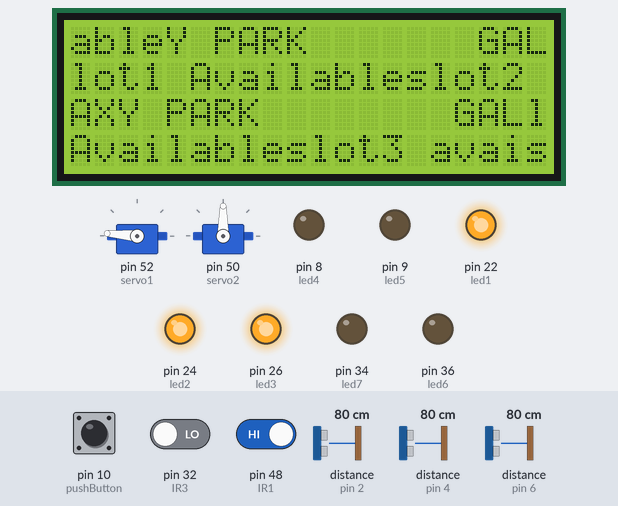
Simulated run of this sketch. Board: Arduino Mega 2560, built with avr-gcc and run on an emulated ATmega2560. On the bench: 2 × servo, 20×4 character LCD, output pins drawn as LEDs (lit = HIGH). Wiring (inferred from the names in the program): 3 × ultrasonic range finder: trigger pin 3, echo pin 2 / trigger pin 5, echo pin 4 / trigger pin 7, echo pin 6. Inputs (shaded band) come from the test bench; at power-on: pin 32 (IR3) LOW, pin 48 (IR1) HIGH, distance to the obstacle (sensors on pin 2, pin 4, pin 6) 80 cm, pin 10 (pushButton) LOW. The echo pulse lasts 58.3 µs per cm; pins used as bus, display or sensor lines are not drawn; what the sketch prints to the serial monitor is not drawn.

Above: at 1.3 s.
1.4 s: pin 32 (IR3) driven HIGH
At 2.2 s:
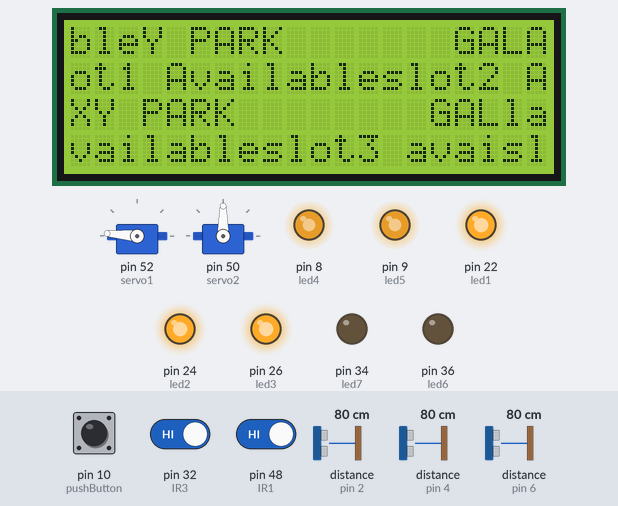
4.4 s: pin 48 (IR1) driven LOW
At 6.2 s:
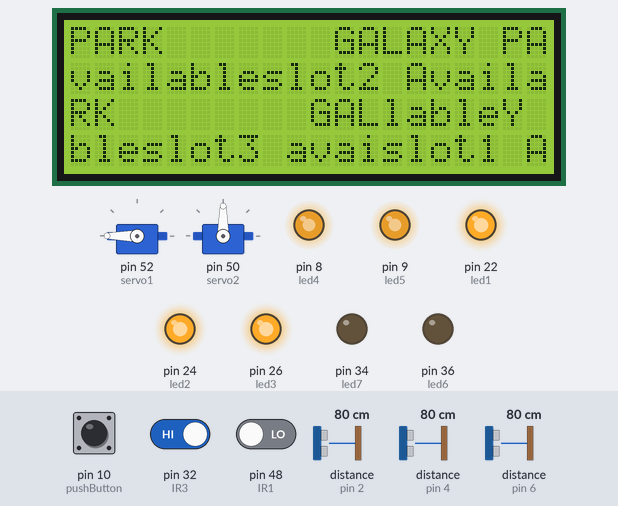
7.4 s: distance to the obstacle (sensor on pin 2) set to 11 cm
9.4 s: distance to the obstacle (sensor on pin 2) set to 8 cm
At 10.6 s:
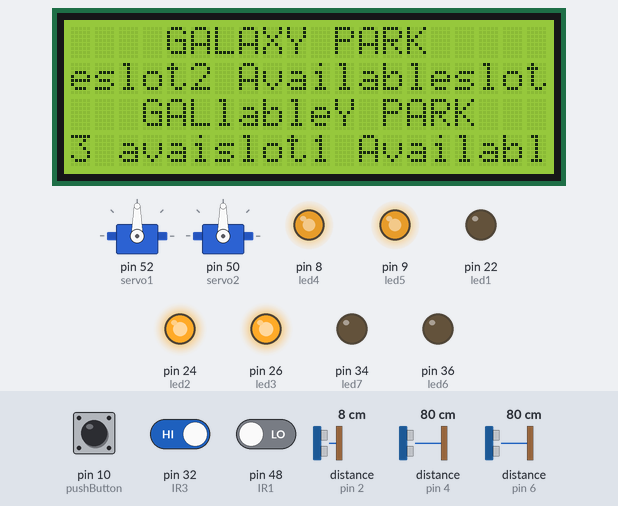
12.4 s: distance to the obstacle (sensor on pin 4) set to 11 cm
13.9 s: distance to the obstacle (sensor on pin 4) set to 8 cm
At 17.3 s:
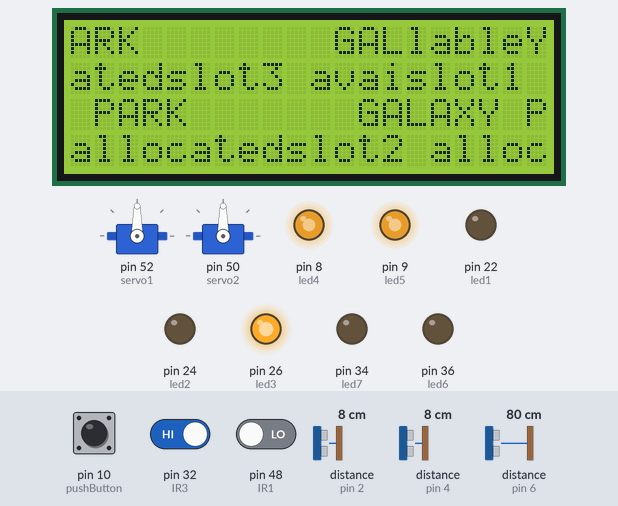
Timing chart, 0 to 17.9 s (numbered marks = the images above; inputs shaded):
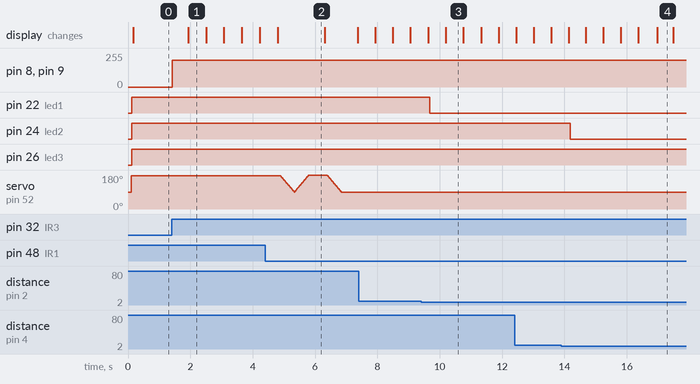

The sketch:

SmartParking.ino
```cpp
# include <Servo.h>
# include <LiquidCrystal_I2C.h>
LiquidCrystal_I2C lcd(0x27,20,4);
Servo servo1;//name your objects
Servo servo2;

//pin declaration
int pushButton=10;
int led1=22;
int led2=24;
int led3 =26;
int led4=8;
int led5=9;
int led6=36;
int led7=34;
int IR1=48;
int IR2=46;
int IR3=32;
int IR4=28;
int trigpin1=3;
int echopin1=2;
int trigpin2=5;
int echopin2=4;
int trigpin3=7;
int echopin3=6;

//variable declaration
int distance1,distance2,distance3,duration;
int IR1state,IR2state,IR3state,IR4state;
int count=0;
int state,slot1,slot2,slot3,slots;
int Bstate;
int Pstate1=0, Pstate2=0, Pstate3=0 ,parkingState;
int Cstate1, Cstate2, Cstate3;
int lstate1,lstate2,lstate3,lstate4,Tstate;


void setup() {
  // put your setup code here, to run once:
  Serial.begin(9600);//initializing serial communication giving band rate of 9600
  servo1.attach(52);//attaching to respective pin
  servo2.attach(50);
 lcd.init();
 lcd.backlight();
 lcd.setCursor(0,0);
 lcd.print("GALAXY PARK       GALAXY PARK        GALAXY PARK  ");

 // initialization of pin as output/input
  pinMode(led1,OUTPUT);
  pinMode(led2,OUTPUT);
  pinMode(led3,OUTPUT);
  pinMode(led4,OUTPUT);
  pinMode(led5,OUTPUT);
  pinMode(led6,OUTPUT);
  pinMode(led7,OUTPUT);
  pinMode(IR1,INPUT);
  pinMode(IR2, INPUT);
  pinMode(IR3,INPUT);
  pinMode(IR4, INPUT);
  pinMode(trigpin1,OUTPUT);
  pinMode(echopin1,INPUT);
  pinMode(trigpin2,OUTPUT);
  pinMode(echopin2,INPUT);
  pinMode(trigpin3,OUTPUT);
  pinMode(echopin3,INPUT);
  pinMode(pushButton,INPUT);
  //servo position that write when the program start
  servo1.write(175);
  servo2.write(90);

}


void ultrasonic1(){
   // Clears the trigPin condition
  digitalWrite(trigpin1, LOW);
  delayMicroseconds(2);
  // Sets the trigPin HIGH (ACTIVE) for 10 microseconds
  digitalWrite(trigpin1, HIGH);
  delayMicroseconds(10);
  digitalWrite(trigpin1, LOW);
  // Reads the echoPin, returns the sound wave travel time in microseconds
  duration = pulseIn(echopin1, HIGH);
  // Calculating the distance
  distance1 = duration * 0.034 / 2; // Speed of sound wave divided by 2 (go and back)
  // Displays the distance on the Serial Monitor
  //Serial.print("Distance1: ");
  //Serial.print(distance1);
  //Serial.println(" cm");

  }
  void ultrasonic2(){
   // Clears the trigPin condition
  digitalWrite(trigpin2, LOW);
  delayMicroseconds(2);
  // Sets the trigPin HIGH (ACTIVE) for 10 microseconds
  digitalWrite(trigpin2, HIGH);
  delayMicroseconds(10);
  digitalWrite(trigpin2, LOW);
  // Reads the echoPin, returns the sound wave travel time in microseconds
  duration = pulseIn(echopin2, HIGH);
  // Calculating the distance
  distance2 = duration * 0.034 / 2; // Speed of sound wave divided by 2 (go and back)
  // Displays the distance on the Serial Monitor
  //Serial.print("Distance2: ");
  //Serial.print(distance2);
  //Serial.println(" cm");

  }
    void ultrasonic3(){
   // Clears the trigPin condition
  digitalWrite(trigpin3, LOW);
  delayMicroseconds(2);
  // Sets the trigPin HIGH (ACTIVE) for 10 microseconds
  digitalWrite(trigpin3, HIGH);
  delayMicroseconds(10);
  digitalWrite(trigpin3, LOW);
  // Reads the echoPin, returns the sound wave travel time in microseconds
  duration = pulseIn(echopin3, HIGH);
  // Calculating the distance
  distance3 = duration * 0.034 / 2; // Speed of sound wave divided by 2 (go and back)
  // Displays the distance on the Serial Monitor
  //Serial.print("Distance3: ");
  //Serial.print(distance3);
  //Serial.println(" cm");

    }


void IRstate(){
  IR1state=digitalRead(IR1);
  IR2state=digitalRead(IR2);
  IR3state=digitalRead(IR3);
  IR4state=digitalRead(IR4);
 Serial.print("IR1state=  ");
  Serial.println(IR1state);
  Serial.print("IR2state=   ");
  Serial.println(IR2state);
  Serial.print("IR3state=  ");
  Serial.println(IR3state);
  Serial.print("IR4state=   ");
  Serial.println(IR4state);


  }
  void entrance(){

     IR1state=digitalRead(IR1);
     Serial.print( "IR1state=");
     Serial.println( IR1state);
     IR3state=digitalRead(IR3);
    Serial.print( "IR3state=");
     Serial.println( IR3state);
    Serial.print( "lstate=");
          Serial.println( lstate1);
         Serial.print( "lstate2=");
         Serial.println( lstate2);

   if (IR1state == 0 && lstate1==0 ){
     for (int b=180;b >=90;b--){
      servo1.write(b);
      Serial.print(b);
      delay(5);

      }
    Serial.print("********");
      lstate1 = 1;
   }

        while( IR3state == 0){
        Serial.print("in while loop");
         lstate2 = 1;
          IR3state=digitalRead(IR3);
        }


   if (lstate1==1  && lstate2==1 && IR3state==1 ){
     for (int b=90;b <=180;b++){
      servo1.write(b);
      //Serial.print(b);
      delay(5);
      }
      lstate1=0;
      lstate2=0;
   }

   }


    void exitt(){

     IR2state=digitalRead(IR2);
    // Serial.println( IR2state);
     IR4state=digitalRead(IR4);
     //Serial.println( IR4state);

       if (IR2state == 0 && lstate3==0){
           for (int b=90;b >=0;b--){
           servo2.write(b);
          // Serial.print(b);
           delay(15);}
          // Serial.print("'''''''");
           lstate3=1;
       }
  if (lstate3==1&&lstate4==0 ){
      digitalWrite(led6,LOW);
      analogWrite(led7,200);
      }

   while(IR4state ==0 && lstate3==1){
    //Serial.print ("in while loop");
    lstate4=1;
    IR4state=digitalRead(IR4);
       }


  if (IR4state ==1 && lstate3 == 1 && lstate4 ==1){
      analogWrite(led6,200);
      analogWrite(led7,0);
    for (int b=0;b <=90;b++){
      servo2.write(b);
      //Serial.print(b);
      delay(15);
      }
   lstate3=0;
   lstate4=0;
   Tstate=0;
   parkingState=0;
  }
      count--;
      if (count < 0){
        count=0;        }


    }
    void Scheck(){
  ultrasonic1();
  ultrasonic2();
  ultrasonic3();
  if (distance1 <=8){
    digitalWrite(led1,LOW);
   // Serial.print("slot1 occupied");
    Cstate1=1;
  }
     if (distance1 >8){
    digitalWrite(led1,HIGH);
    //Serial.print("slot1 available");

    Cstate1=0;
     }
    if (distance2 <=8){
    digitalWrite(led2,LOW);
   // Serial.print("slot2 occupied");
    Cstate2=1;
    }
         if (distance2 >8){
    digitalWrite(led2,HIGH);
    //Serial.print("slot2 available");
    Cstate2=0;
         }
    if (distance3 <=8){
    digitalWrite(led3,LOW);
   // Serial.print("slot3 occupied");
    Cstate3=1;
    }
         if (distance3 >8){
    digitalWrite(led3,HIGH);
    //Serial.print("slot3 available");
    Cstate3=0;
    }}

    void ledd(){
  // function to bling led for parking full indicatio
  //analogWrite(led6,200);
   Scheck();
      if (Cstate1 == 1 && Cstate2 == 1 && Cstate3 == 1 ){
        analogWrite(led4,200);
        analogWrite(led5,200);
        delay(200);
        analogWrite(led4,0);
        analogWrite(led5,0);
        delay(200);
        }
  else{
    // when parking is not fully the two led to be high
        analogWrite(led4,200);
        analogWrite(led5,200);
    }
  }

     void park(){
      Scheck();
      if (Cstate1 == 0 || Cstate2 == 0 || Cstate3 ==0 ){
         entrance();
        }


      }

      void Button(){

      Bstate=digitalRead(pushButton);
      //Serial.print("button state= ");
      //Serial.println(Bstate);
      if (Bstate == 1){
        parkingState = 1;
        //Serial.print("parking state=");
        //Serial.println(parkingState);
      }
        while (parkingState == 1 && IR2state == 1){
                 IRstate();
                // Serial.print("IR2 state= ");
                // Serial.println(IR2state);
                 analogWrite(led6,200);
                 delay(200);
                 analogWrite(led6,0);
                 delay(200);

          }
          if (parkingState == 1 && IR2state == 0){
             Tstate=1;
          }
     if (parkingState == 1 && Tstate ==1){
      exitt();
      }


        }
void scrollText(String text, int delayTime) {
  // Set the cursor position to the second column and first row
  lcd.setCursor(0, 1);

  // Print the text to the second column of the LCD
  lcd.print(text);

  // Wait for a short period of time
  delay(delayTime);

  // Scroll the text to the left by one character
  lcd.setCursor(0, 1);
  lcd.scrollDisplayLeft();
}


    void lcddisplay(){
      Scheck();
      String slot1="";
      String slot2="";
      String slot3="";
      String slot4="";
      String text="";
      char myArray[24];
      if (Cstate1==0){
     slot1="slot1 Available";

        }
     if (Cstate1==1){
     slot1="slot1 allocated";

        }

      if (Cstate2==0){
slot2="slot2 Available";


        }
    if (Cstate2==1){
     slot2="slot2 allocated";}

      if (Cstate3==0){
slot3="slot3 available";
        }
   if (Cstate3==1){
     slot3="slot3 allocated"; }
      if (Cstate1==1 && Cstate2==1&&Cstate3==1){
slot4="PARKING FULL";

        }
  text= slot1   +slot2   +slot3   +slot4;

text.toCharArray(myArray,24);
Serial.print("my array=");

  Serial.println (myArray[0]);
  Serial.println(text);
  for (int i =0; i<=24;i++){
    lcd.setCursor(0,1);
     lcd.scrollDisplayLeft();
     lcd.print(text);
      park();
      Button();
      ledd();
     delay(500);
    }


  }


void autocontrol(){
 park();
  Button();
  ledd();
  lcddisplay();
  }


void loop() {
  // put your main code here, to run repeatedly:

    lcddisplay();
}
```

Measured:
- the behaviour switches between 10 and 9 cm on distance to the obstacle (sensor on pin 2) (found by bisection; images 2 and 3)
- the behaviour switches between 10 and 9 cm on distance to the obstacle (sensor on pin 4) (found by bisection; images 3 and 4)
- after the input at 1.4 s, pin 8 (led4), pin 9 (led5): 0/255 → 200/255 at once; the display: changes after 0.53 s (image 1)
- after the input at 9.4 s, pin 22 (led1): HIGH → LOW after 0.28 s
- after the input at 13.9 s, pin 24 (led2): HIGH → LOW after 0.28 s; the display: first differs from a run without the input after 3.1 s (image 4)
- what the display in image 1 shows lasts 0.6 s, from 1.9 s to 2.5 s
- what the display in image 4 shows lasts 0.5 s, from 17.0 s to 17.5 s
